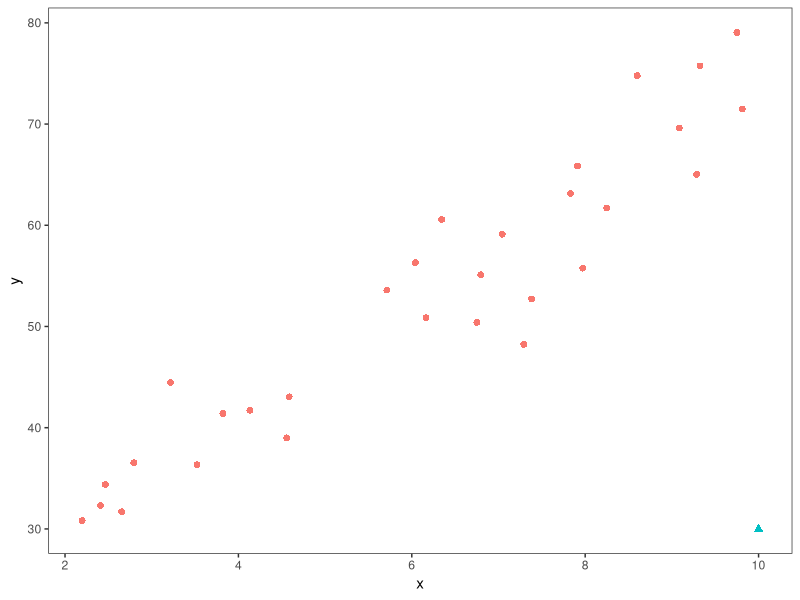
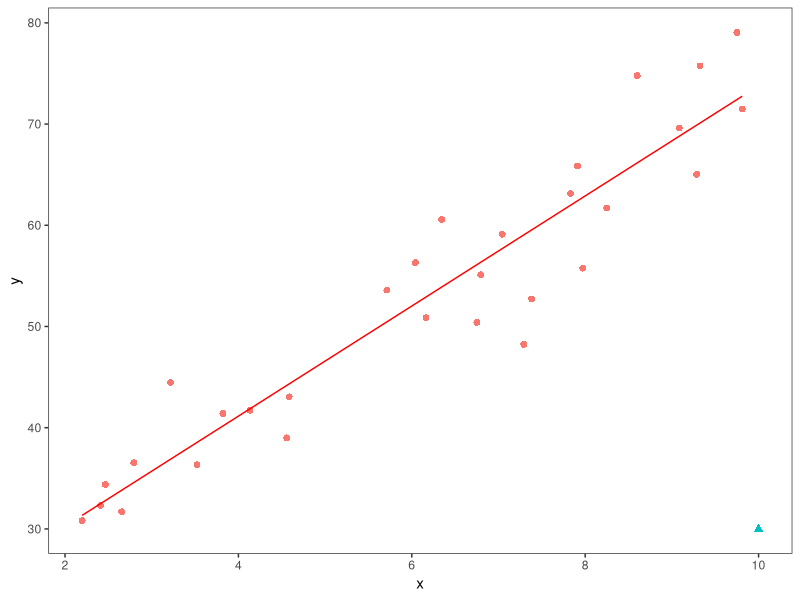
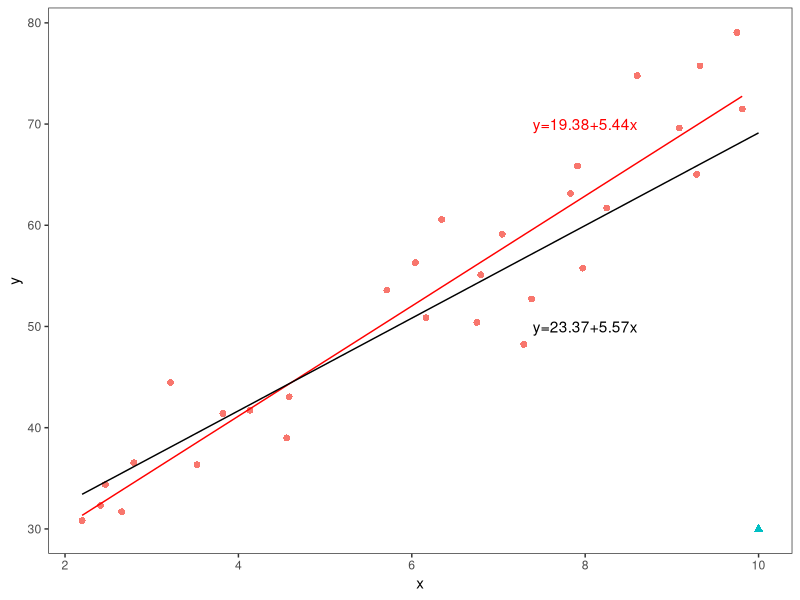

Source code (R) for these figures, in order:
#######################################################################
#  Author: Ignacio Sarmiento-Barbieri (i.sarmiento at uniandes.edu.co)
# please do not cite or circulate without permission
#######################################################################

rm(list=ls())
cat("\014")

require("dplyr")
require("ggplot2")
set.seed(10101)

N<-30
x = runif(N,2,10)
u<- rchisq(N,20)
f<- 2 + 5*x
y = f +u 

db<-data.frame(x=x,y=y,sample="base")
db2<-data.frame(x=10,y=30,sample="outlier")

db<-rbind(db,db2)

p<-ggplot() +
  geom_point(data=db,aes(x=x,y=y,color=sample,shape=sample),alpha=1,size=2) + 
  theme_bw()  +
  #ylim(8,15) +
  theme(legend.position = "none",
        #axis.title =element_blank(),
        panel.grid.major = element_blank(),
        panel.grid.minor = element_blank()
  )

p
#ggsave("fig_1.pdf",height = 7, width = 12)

p2<-p + 
  geom_smooth(data=db[db$sample=="base",],aes(x=x,y=y),method = lm, se = FALSE, col = "red",size=.5) 
p2

p2 + 
  geom_smooth(data=db ,aes(x=x,y=y),method = lm, se = FALSE, col = "black",size=.5)  +
  annotate("text", x = 8, y = 70, label = "y=19.38+5.44x",col="red") +
  annotate("text", x = 8, y = 50, label = "y=23.37+5.57x",col="black") 
ggsave("fig_1.pdf",height = 7, width = 12)

lm(y~x,db)
lm(y~x,db %>% filter(sample=="base"))
